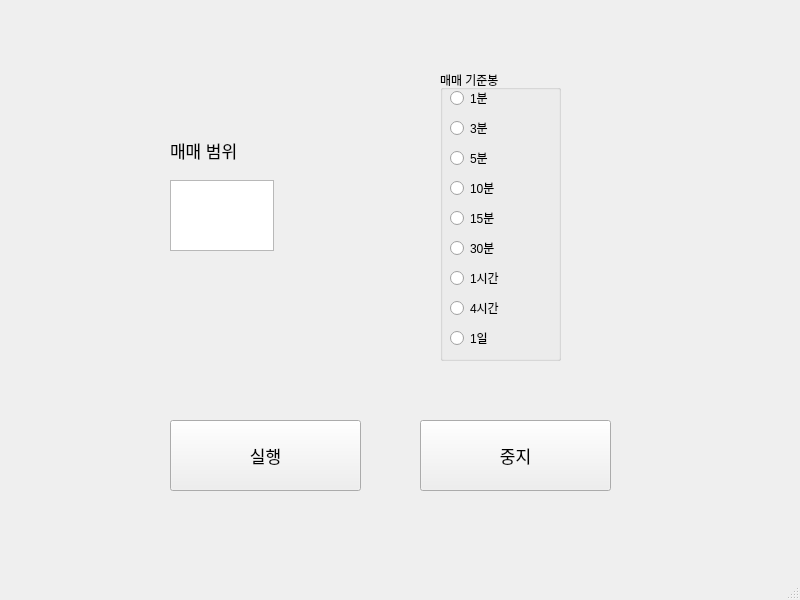
<?xml version="1.0" encoding="UTF-8"?>
<ui version="4.0">
 <class>MainWindow</class>
 <widget class="QMainWindow" name="MainWindow">
  <property name="geometry">
   <rect>
    <x>0</x>
    <y>0</y>
    <width>800</width>
    <height>600</height>
   </rect>
  </property>
  <property name="windowTitle">
   <string>매매봇</string>
  </property>
  <widget class="QWidget" name="centralwidget">
   <widget class="QPushButton" name="pushButtonStart">
    <property name="geometry">
     <rect>
      <x>170</x>
      <y>420</y>
      <width>191</width>
      <height>71</height>
     </rect>
    </property>
    <property name="font">
     <font>
      <pointsize>13</pointsize>
     </font>
    </property>
    <property name="text">
     <string>실행</string>
    </property>
   </widget>
   <widget class="QPushButton" name="pushButtonStop">
    <property name="geometry">
     <rect>
      <x>420</x>
      <y>420</y>
      <width>191</width>
      <height>71</height>
     </rect>
    </property>
    <property name="font">
     <font>
      <pointsize>13</pointsize>
     </font>
    </property>
    <property name="text">
     <string>중지</string>
    </property>
   </widget>
   <widget class="QTextEdit" name="textEditTradingRange">
    <property name="geometry">
     <rect>
      <x>170</x>
      <y>180</y>
      <width>104</width>
      <height>71</height>
     </rect>
    </property>
   </widget>
   <widget class="QLabel" name="labelTradingRange">
    <property name="geometry">
     <rect>
      <x>170</x>
      <y>140</y>
      <width>81</width>
      <height>21</height>
     </rect>
    </property>
    <property name="font">
     <font>
      <pointsize>13</pointsize>
     </font>
    </property>
    <property name="text">
     <string>매매 범위</string>
    </property>
   </widget>
   <widget class="QGroupBox" name="groupBox">
    <property name="geometry">
     <rect>
      <x>440</x>
      <y>70</y>
      <width>121</width>
      <height>291</height>
     </rect>
    </property>
    <property name="title">
     <string>매매 기준봉</string>
    </property>
    <widget class="QRadioButton" name="radioButton1">
     <property name="geometry">
      <rect>
       <x>10</x>
       <y>20</y>
       <width>81</width>
       <height>16</height>
      </rect>
     </property>
     <property name="text">
      <string>1분</string>
     </property>
    </widget>
    <widget class="QRadioButton" name="radioButton3">
     <property name="geometry">
      <rect>
       <x>10</x>
       <y>50</y>
       <width>81</width>
       <height>16</height>
      </rect>
     </property>
     <property name="text">
      <string>3분</string>
     </property>
    </widget>
    <widget class="QRadioButton" name="radioButton5">
     <property name="geometry">
      <rect>
       <x>10</x>
       <y>80</y>
       <width>81</width>
       <height>16</height>
      </rect>
     </property>
     <property name="text">
      <string>5분</string>
     </property>
    </widget>
    <widget class="QRadioButton" name="radioButton10">
     <property name="geometry">
      <rect>
       <x>10</x>
       <y>110</y>
       <width>81</width>
       <height>16</height>
      </rect>
     </property>
     <property name="text">
      <string>10분</string>
     </property>
    </widget>
    <widget class="QRadioButton" name="radioButton15">
     <property name="geometry">
      <rect>
       <x>10</x>
       <y>140</y>
       <width>81</width>
       <height>16</height>
      </rect>
     </property>
     <property name="text">
      <string>15분</string>
     </property>
    </widget>
    <widget class="QRadioButton" name="radioButton30">
     <property name="geometry">
      <rect>
       <x>10</x>
       <y>170</y>
       <width>81</width>
       <height>16</height>
      </rect>
     </property>
     <property name="text">
      <string>30분</string>
     </property>
    </widget>
    <widget class="QRadioButton" name="radioButton60">
     <property name="geometry">
      <rect>
       <x>10</x>
       <y>200</y>
       <width>81</width>
       <height>16</height>
      </rect>
     </property>
     <property name="text">
      <string>1시간</string>
     </property>
    </widget>
    <widget class="QRadioButton" name="radioButton240">
     <property name="geometry">
      <rect>
       <x>10</x>
       <y>230</y>
       <width>81</width>
       <height>16</height>
      </rect>
     </property>
     <property name="text">
      <string>4시간</string>
     </property>
    </widget>
    <widget class="QRadioButton" name="radioButtonDay">
     <property name="geometry">
      <rect>
       <x>10</x>
       <y>260</y>
       <width>81</width>
       <height>16</height>
      </rect>
     </property>
     <property name="text">
      <string>1일</string>
     </property>
    </widget>
   </widget>
  </widget>
  <widget class="QMenuBar" name="menubar">
   <property name="geometry">
    <rect>
     <x>0</x>
     <y>0</y>
     <width>800</width>
     <height>21</height>
    </rect>
   </property>
  </widget>
  <widget class="QStatusBar" name="statusbar"/>
 </widget>
 <resources/>
 <connections/>
</ui>
